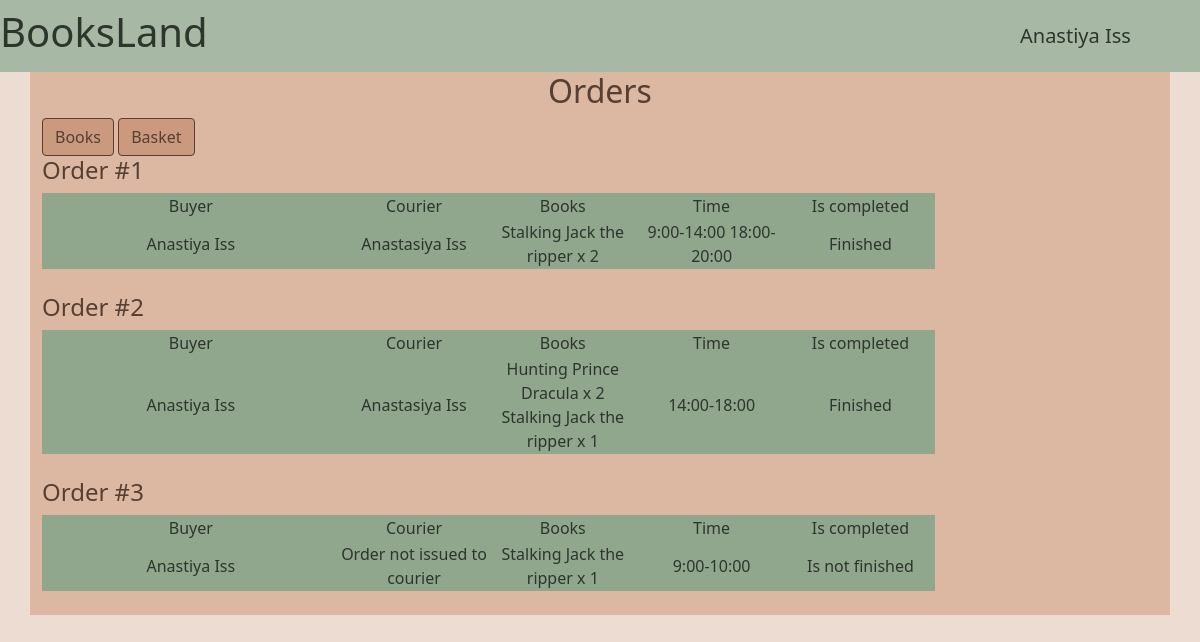
Screenshot of /orders_buy (signed in) with the database file from the repository.
### data/user_s.py (models this page shows, shortened)
class User(SqlAlchemyBase, UserMixin):
    __tablename__ = 'users'
    id = sqlalchemy.Column(sqlalchemy.Integer, primary_key=True, autoincrement=True)
    user_type = sqlalchemy.Column(sqlalchemy.Integer, nullable=True)
    surname = sqlalchemy.Column(sqlalchemy.String, nullable=True)
    name = sqlalchemy.Column(sqlalchemy.String, nullable=True)
    email = sqlalchemy.Column(sqlalchemy.String, unique=True, nullable=True)
    hashed_password = sqlalchemy.Column(sqlalchemy.String, nullable=True)
    buyer = orm.relation("Buyer", back_populates='user')
    courier = orm.relation("Courier", back_populates='user')

### data/ord_s.py (models this page shows)
class Order(SqlAlchemyBase):
    __tablename__ = 'orders'
    id = sqlalchemy.Column(sqlalchemy.Integer, primary_key=True, autoincrement=True)
    weight = sqlalchemy.Column(sqlalchemy.Float, nullable=True)
    region = sqlalchemy.Column(sqlalchemy.Integer, nullable=True)
    courier_id = sqlalchemy.Column(sqlalchemy.Integer, sqlalchemy.ForeignKey("couriers.id"))
    buyer_id = sqlalchemy.Column(sqlalchemy.Integer, sqlalchemy.ForeignKey("buyers.id"))
    complete = sqlalchemy.Column(sqlalchemy.Boolean, default=False)
    courier = orm.relation("Courier")
    buyer = orm.relation("Buyer")
    books = orm.relation("Book_buyer", back_populates='order')
    shedules = orm.relation("Shedule_order", back_populates='order')

### data/buyer_book_s.py (models this page shows)
class Book_buyer(SqlAlchemyBase):
    __tablename__ = 'book_buyers'
    id = sqlalchemy.Column(sqlalchemy.Integer, primary_key=True, autoincrement=True)
    book_id = sqlalchemy.Column(sqlalchemy.Integer, sqlalchemy.ForeignKey("books.id"))
    buyer_id = sqlalchemy.Column(sqlalchemy.Integer, sqlalchemy.ForeignKey("buyers.id"))
    order_id = sqlalchemy.Column(sqlalchemy.Integer, sqlalchemy.ForeignKey("orders.id"))
    quantity = sqlalchemy.Column(sqlalchemy.Integer, nullable=True, default=0)
    book = orm.relation("Book")
    buyer = orm.relation("Buyer")
    order = orm.relation("Order")

### data/book_s.py (models this page shows)
class Book(SqlAlchemyBase):
    __tablename__ = 'books'
    id = sqlalchemy.Column(sqlalchemy.Integer, primary_key=True, autoincrement=True)
    name = sqlalchemy.Column(sqlalchemy.String, nullable=True)
    image = sqlalchemy.Column(sqlalchemy.String, nullable=True)
    description = sqlalchemy.Column(sqlalchemy.String, nullable=True)
    like = sqlalchemy.Column(sqlalchemy.Integer, nullable=True)
    dislike = sqlalchemy.Column(sqlalchemy.Integer, nullable=True)
    weight = sqlalchemy.Column(sqlalchemy.Float, nullable=True)
    quantity = sqlalchemy.Column(sqlalchemy.Integer, nullable=True)
    buyers = orm.relation("Book_buyer", back_populates='book')
    genres = orm.relation("Genre",
                          secondary="genre_book",
                          backref="book")

### data/shed_ord_s.py (models this page shows)
class Shedule_order(SqlAlchemyBase):
    __tablename__ = 'order_shedules'
    id = sqlalchemy.Column(sqlalchemy.Integer, primary_key=True, autoincrement=True)
    order_id = sqlalchemy.Column(sqlalchemy.Integer, sqlalchemy.ForeignKey("orders.id"))
    order = orm.relation("Order")
    time = sqlalchemy.Column(sqlalchemy.String, nullable=True)

### main.py (the view)
@app.route("/orders_buy")
def orders_b():
    if current_user.is_authenticated:
        db_sess = db_session.create_session()
        q = db_sess.query(Buyer).filter(Buyer.user_id == current_user.id).first()
        if q:
            j = db_sess.query(Order).filter(Order.buyer_id == q.id).all()
            f = db_sess.query(Book_buyer).filter(Book_buyer.buyer_id == q.id).all()
            sh = []
            cour = []
            for i in j:
                sh.append(db_sess.query(Shedule_order).filter(Shedule_order.order_id == i.id).all())
                if i.courier_id != -1:
                    cr = db_sess.query(Courier).filter(Courier.id == i.courier_id).first()
                    cour.append([db_sess.query(User).filter(User.id == cr.user_id).first(), cr.id, i.id])
            return render_template("orders_buy.html", j=j, f=f, q=q, sh=sh, cour=cour)
        else:
            abort(404)
    else:
        return redirect('/list_of_books')

### data/db_session.py (called while the page is built)
def create_session() -> Session:
    global __factory
    return __factory()

### main.py (called while the page is built)
@login_manager.user_loader
def load_user(user_id):
    db_sess = db_session.create_session()
    return db_sess.query(User).get(user_id)

### templates/orders_buy.html
{% extends "base.html" %}
{% block content %}
    <h2 align='center'>Orders</h2>
    {% if current_user.is_authenticated and current_user.user_type == 2 %}
        <a href="list_of_books" class="btn btn-primary">Books</a>
        <a href="basket" class="btn btn-primary">Basket</a>
    {% for i in j %}
            <h4>Order #{{ i.id }}</h4>
                <div class="table_container">
                    <table class="my_table" style="border-color: #573F32; width:80%">
                        <tr class="my_row">
                            <td class="title" width="30%" align="center">Buyer</td>
                            <td class="title" width="15%" align="center">Courier</td>
                            <td class="title" width="15%" align="center">Books</td>
                            <td class="title" width="15%" align="center">Time</td>
                            <td class="title" width="15%" align="center">Is completed</td>
                        </tr>
                        <tr class="my_row">
                            <td class="ordinary" align="center">{{ current_user.name }} {{ current_user.surname }}</td>
                            {% if i.courier_id != -1 %}
                                {% for t in cour %}
                                    {% if t[1] == i.courier_id and t[2] == i.id %}
                                    <td class="ordinary" align="center">{{ t[0].name }} {{ t[0].surname }} </td>
                                    {% endif %}
                                {% endfor %}
                            {% else %}
                                <td class="ordinary" align="center">Order not issued to courier </td>
                            {% endif %}
                            <td class="ordinary" align="center">
                                {% for t in f %}
                                    {% if t.order_id == i.id %}
                                        {{ t.book.name }} x {{ t.quantity }}
                                        <br>
                                    {% endif %}
                                {% endfor %}
                            </td>
                            <td class="ordinary" align="center">
                                {% for t in sh %}
                                    {% for h in t %}
                                        {% if h.order_id == i.id %}
                                        {{ h.time }}
                                        {% endif %}
                                    {% endfor %}
                                {% endfor %}
                            </td>
                            {% if i.complete %}
                                <td class="ordinary" align="center">Finished</td>
                            {% else %}
                                <td class="ordinary" align="center">Is not finished</td>
                            {% endif %}
                        </tr>
                    </table>
                </div>
            <br>
    {% endfor %}
    {% endif %}
{% endblock %}

### templates/base.html (shortened to what this page needs)
<!DOCTYPE html>
<html lang="en">
    <head>
        <link rel="stylesheet"
        href="https://cdn.jsdelivr.net/npm/bootstrap@5.0.0-beta1/dist/css/bootstrap.min.css"
>
        <link rel="stylesheet" href="/static/style/sty.css">
    </head>
    <body>
        <header>
            <nav class="navbar row">
                <div class="col-md-5">
                    <h1>BooksLand</h1>
                </div>
                <div class="col-md-2">
                    {% if current_user.is_authenticated %}
                        <a class="navbar-brand" href="/logout" style="color:#2D362C">{{ current_user.name }} {{ current_user.surname }}</a>
                    {% else %}
                        <p>
                            <a class="btn" href="/register" style="background-color: #90A68D; color: #2D362C;">Зарегистрироваться</a>
                            <a class="btn" href="/login" style="background-color: #90A68D; color: #2D362C;">Войти</a>
                        </p>
                    {% endif %}
                </div>
            </nav>
        </header>
        <main role="main" class="container">
            {% block content %}{% endblock %}
        </main>
    </body>
</html>

### static/style/sty.css (style rules this page uses)
body { background-color: #eddcd2; color: #573F32; }
header { background-color: #A7B8A5; color: #2D362C; }
main { background-color: #DCB8A3; }
table { border-color: unset; }

### templates/base.html (style rules this page uses)
body { background-color: #eddcd2; color: #573F32; }
header { background-color: #A7B8A5; color: #2D362C; }
main { background-color: #DCB8A3; }
.btn { background-color: #cb997e; border-color:#573F32; color: #573F32; }
a { color: #2d362c; text-decoration: none }
table { background-color: #90a68d; color:#2d362c }

### rows the page displays
User: name "Anastiya", surname "Iss"
Order: id "1", complete "Finished"
User: name "Anastasiya", surname "Iss"
Book_buyer: book.name "Stalking Jack the ripper", quantity "2"
Shedule_order: time "9:00-14:00"
Shedule_order: time "18:00-20:00"
Order: id "2", complete "Finished"
Book_buyer: book.name "Hunting Prince Dracula", quantity "2"
Book_buyer: book.name "Stalking Jack the ripper", quantity "1"
Shedule_order: time "14:00-18:00"
Order: id "3", shows "Order not issued to courier", complete "Is not finished"
Book_buyer: book.name "Stalking Jack the ripper", quantity "1"
Shedule_order: time "9:00-10:00"
